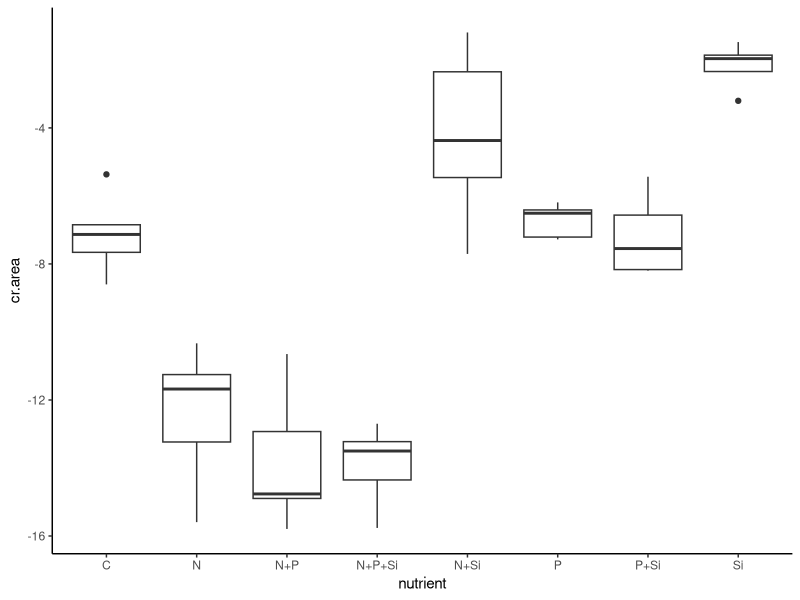
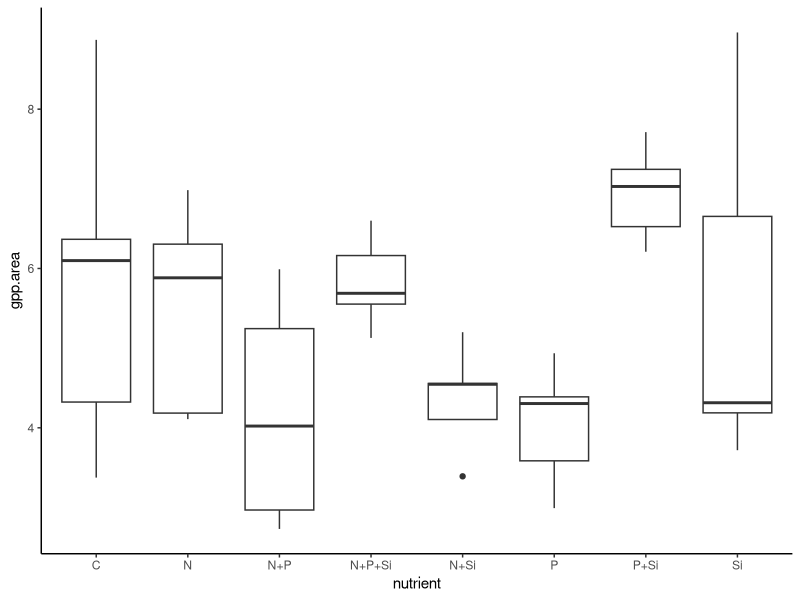
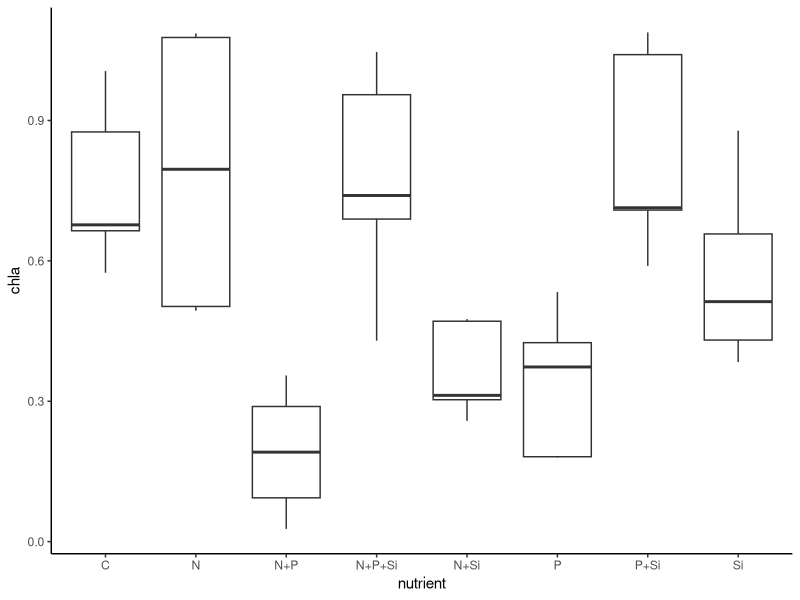
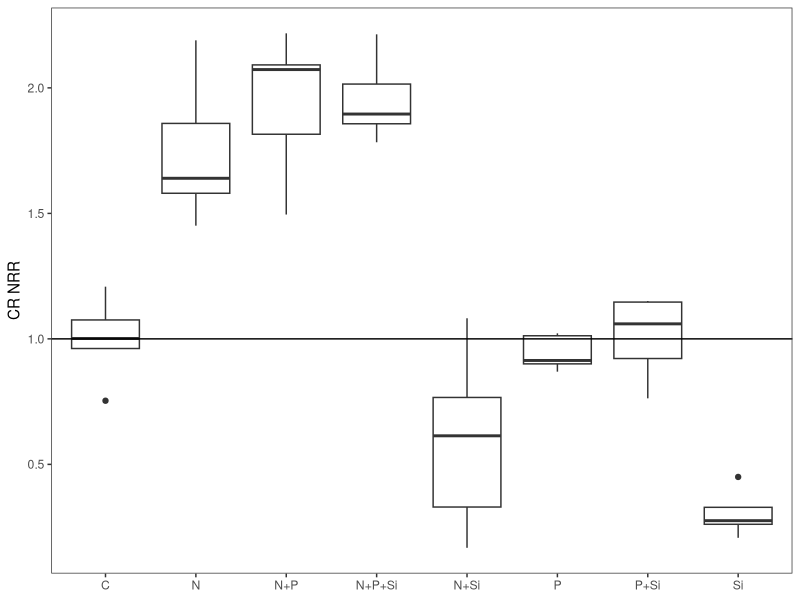
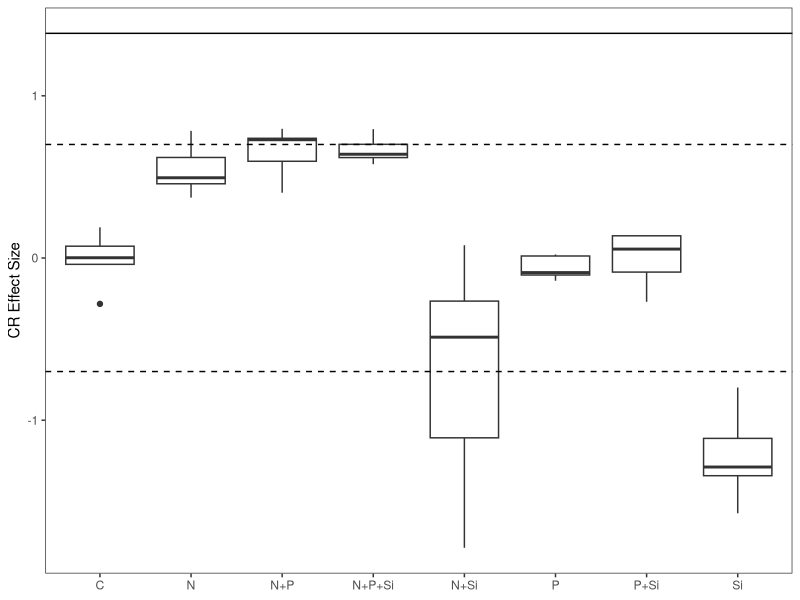
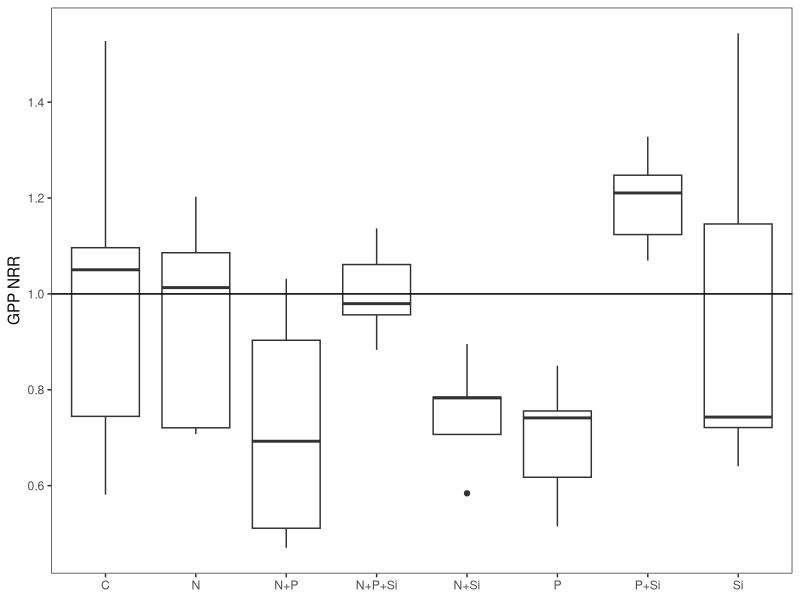
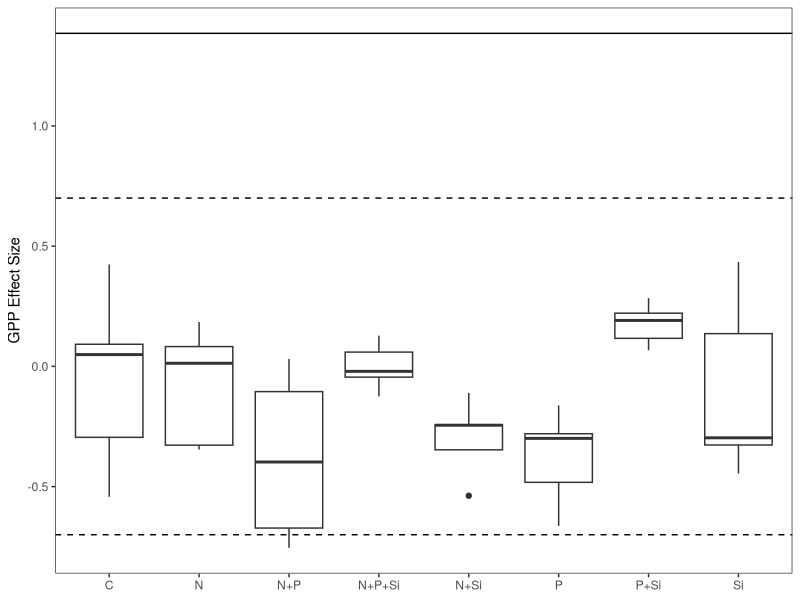
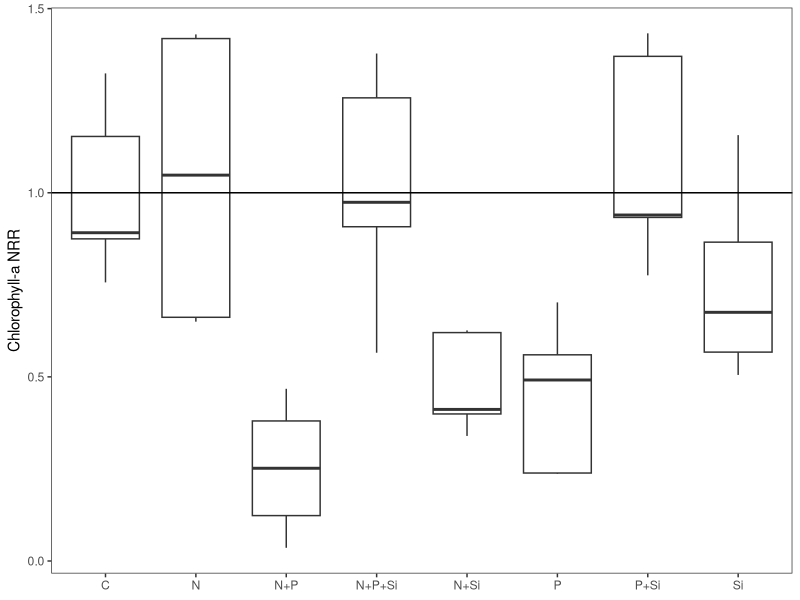

Recreate these plots in R, in order. (Note: this script raises an error after producing the figures.)
#Author:  Clay Arango
#Creation date: 10-Feb-19
#Script to analyze NDS data from Summer 2018 NDS work with S. Roley and A. Alexiades

#packages
install.packages("nlme")
install.packages("nortest")
install.packages("plyr")
install.packages("dplyr")
install.packages("multcomp")
install.packages("MASS")
install.packages("ggplot2")
library(nlme)
library(nortest)
library(plyr)
library(dplyr)
library(multcomp)
library(MASS)
library(ggplot2)

#Load data

cle_fall <- read.table(file="cle_fall.csv", header=T, sep=",")

#set variable
d = cle_fall

#evaluate data to make sure factors are correct
names(d)

unique(d$nutrient) #control, N, NP, NPSi, NSi, P, PSi, Si
unique(d$N) #should be 0 and 1
unique(d$P) #should be 0 and 1
unique(d$Si) #should be 0 and 1
unique(d$top) #should be "sponge" and "glass"
#if need to change, use recode function below. 
d$top<-recode(d$top, "cellulose" = "sponge")
str(d)

#convert N and P and Si values (0 or 1 for absence or presence) to factors
d$N<-as.factor(d$N)
d$P<-as.factor(d$P)
d$Si<-as.factor(d$Si)
str(d)

#subset data into gpp and cr response
d.cr = subset(d, top=="sponge", data=d)
d.gpp = subset(d, top=="glass", data=d)

#check for outliers and check data entry before calculating CR-NRR
ggplot(d.cr, aes(x=nutrient, y=cr.area)) + geom_boxplot() + theme_classic()
#looks OK
#missing CC8 due to NA

#calculate nrr for cr
x<-ddply(d.cr, "nutrient", summarise, ave_cr = mean(cr.area, na.rm=T)) 
x
d.cr$cr.nrr = d.cr$cr.area/-7.121497 #divide by control ave_cr

#check for outliers and check data entry before calculating GPP- and chla-NRR
ggplot(d.gpp, aes(x=nutrient, y=gpp.area)) + geom_boxplot() + theme_classic()
#looks OK
#missing AA8 due to lost in field
ggplot(d.gpp, aes(x=nutrient, y=chla)) + geom_boxplot() + theme_classic()
#looks OK
#missing AA8 due to lost in field

#calculate nrr for gpp and chla
x<- ddply(d.gpp, "nutrient", summarise, ave_gpp = mean(gpp.area, na.rm=T), ave_chla = mean(chla, na.rm=T)) 
x
d.gpp$gpp.nrr = d.gpp$gpp.area/5.806643 #divide by control ave_gpp
d.gpp$chla.nrr = d.gpp$chla/0.7594258 #divide by control ave_chla
#use to exclude outliers
#x1<- ddply(subset(d.gpp, !(nds.id=="F6")), "nutrient", summarise, ave_chla = mean(chla, na.rm=T)) 
#x1
#d.gpp$chla.nrr_1<-d.gpp$chla_ug_cm2/2.700340

#combine into one file and export
d.cr$chla.nrr<-NA
#d.cr$chla.nrr_1<-NA#for excluded outliers
d.cr$gpp.nrr<-NA
d.gpp$cr.nrr<-NA
d.nrr<-rbind(d.cr, d.gpp)
d.nrr$site.date<-"cle_fall"
d.nrr$gpp.es<-log(d.nrr$gpp.nrr)
d.nrr$cr.es<-log(d.nrr$cr.nrr)
d.nrr$chla.es<-log(d.nrr$chla.nrr)

write.table(d.nrr, "cle_fall_nrr.csv",  sep=",", quote=F, row.names =F)

###############
#plots of NRR
##############
ggplot(data=subset(d.cr, !(nutrient=="control")), aes(x=nutrient, y=cr.nrr))+geom_boxplot()+theme_bw()+
  ylab("CR NRR")+geom_abline(slope = 0, intercept = 1)+
  theme(axis.title.x=element_blank(), panel.grid.minor=element_blank(), panel.grid.major=element_blank())
#N limitation, possible Si inhibition

ggplot(data=subset(d.nrr, (top=="sponge")), aes(x=nutrient, y=cr.es))+geom_boxplot()+theme_bw()+
  ylab("CR Effect Size")+geom_hline(yintercept = 0.7, lty="dashed")+ geom_hline(yintercept = -0.7, lty="dashed")+
  geom_hline(yintercept = 1.385)+
  theme(axis.title.x=element_blank(), panel.grid.minor=element_blank(), panel.grid.major=element_blank())
#nothing over 1.385, so no significance?


ggplot(data=subset(d.gpp, !(nutrient=="control")), aes(x=nutrient, y=gpp.nrr))+geom_boxplot()+theme_bw()+
  ylab("GPP NRR")+geom_abline(slope = 0, intercept = 1)+
  theme(axis.title.x=element_blank(), panel.grid.minor=element_blank(), panel.grid.major=element_blank())
#possible P+Si co-limitation, but likely no limitation

ggplot(data=subset(d.nrr, top =="glass"),aes(x=nutrient, y=gpp.es))+geom_boxplot()+theme_bw()+
  ylab("GPP Effect Size")+geom_hline(yintercept = 0.7, lty="dashed")+
  geom_hline(yintercept = -0.7, lty="dashed")+ geom_hline(yintercept = 1.385)+
  theme(axis.title.x=element_blank(), panel.grid.minor=element_blank(), panel.grid.major=element_blank())
#nothing over 1.385 so no significance?

ggplot(data=subset(d.gpp, !(nutrient=="control")), aes(x=nutrient, y=chla.nrr))+geom_boxplot()+theme_bw()+
  ylab("Chlorophyll-a NRR")+geom_abline(slope = 0, intercept = 1)+ 
  theme(axis.title.x=element_blank(), panel.grid.minor=element_blank(), panel.grid.major=element_blank())
#no limitation, possible Si inhibition

ggplot(data=subset(d.nrr, (top=="glass")), aes(x=nutrient, y=chla.es))+geom_boxplot()+theme_bw()+
  ylab("Chla Effect Size")+ geom_hline(yintercept = 0.7, lty="dashed")+ geom_hline(yintercept = -0.7, lty="dashed")+    
  geom_hline(yintercept = 1.385)+
  theme(axis.title.x=element_blank(), panel.grid.minor=element_blank(), panel.grid.major=element_blank())

##########
#NRR Summary Files
#########

GPP_sum<-ddply(d.gpp, "nutrient", summarise, ave_nrr.gpp=mean(gpp.nrr, na.rm=T), sd_nrr.gpp=sd(gpp.nrr, na.rm=T), 
               se_nrr.gpp =(sd(gpp.nrr)/sqrt(sum(!is.na(gpp.nrr)))), 
               ci95_nrr.gpp = (1.96*(sd(gpp.nrr)/sqrt(sum(!is.na(gpp.nrr))))),
               ave_nrr.chla=mean(chla.nrr, na.rm=T), sd_nrr.chla=sd(chla.nrr, na.rm=T), 
               se_nrr.chla =(sd(chla.nrr)/sqrt(sum(!is.na(chla.nrr)))), 
               ci95_nrr.chla = (1.96*(sd(chla.nrr)/sqrt(sum(!is.na(chla.nrr))))))
CR_sum<-ddply(d.cr, "nutrient", summarise, ave_nrr.cr=mean(cr.nrr, na.rm=T), sd_nrr.cr=sd(cr.nrr, na.rm=T), 
              se_nrr.cr =(sd(cr.nrr)/sqrt(sum(!is.na(cr.nrr)))), 
              ci95_nrr.cr = (1.96*(sd(cr.nrr)/sqrt(sum(!is.na(cr.nrr))))))

#now combine into one and export
d.sum<-merge(GPP_sum, CR_sum, by="nutrient")
d.sum$site_date<-"cle_fall"
write.table(d.sum, "cle_fall_summ.csv",  sep=",", quote=F, row.names=F)

############################################################
#analyze RESPIRATION data
############################################################

M1<-gls(cr.area~N*P*Si, data=d.cr, na.action=na.omit)
E1<-residuals(M1)
qqnorm(E1)
qqline(E1)
ad.test(E1)
   #residuals are normally distributed
hist(E1)  
plot(M1)

plot(filter(d.cr, !is.na(cr.area)) %>% dplyr::select(nutrient), 
     E1, xlab="nutrient", ylab="Residuals")
bartlett.test(cr.area~nutrient, data=d.cr)
   #variance test is ok

anova(M1)

##########################################################
#do multiple 2 way ANOVAs to improve our ability to interpret
##########################################################
#N and P
xx = na.omit(subset(d.cr, select = c(N,P,cr.area)))
interaction.plot(xx$N, xx$P, xx$cr.area*-1)

#N and Si
xx = na.omit(subset(d.cr, select = c(N,Si,cr.area)))
interaction.plot(xx$N, xx$Si, xx$cr.area*-1)

#P and Si
xx = na.omit(subset(d.cr, select = c(P,Si,cr.area)))
interaction.plot(xx$P, xx$Si, xx$cr.area*-1)

##########################################################
##########################################################  

x <- group_by(d.cr, nutrient) %>%  # Grouping function causes subsequent functions to aggregate by season and reach
  summarize(cr.mean = abs(mean(cr.area, na.rm = TRUE)), # na.rm = TRUE to remove missing values
            cr.sd=abs(sd(cr.area, na.rm = TRUE)),  # na.rm = TRUE to remove missing values
            n = sum(!is.na(cr.area)), # of observations, excluding NAs. 
            cr.se=cr.sd/sqrt(n))

ggplot(data=x, aes(x=nutrient, y=cr.mean)) + 
  geom_bar(stat="identity", position=position_dodge(), color = "black") + 
  geom_errorbar(aes(ymin=cr.mean, ymax=cr.mean+cr.se), width=0.2, 
                position=position_dodge(0.9)) + 
  xlab("Nutrient") +
  ylab(expression(Respiration~(ug~O[2]~m^{-2}~h^{-1}))) +
  ylim(0,20) +
  labs(fill="Light") +
  theme_bw() +
  theme(panel.grid.major=element_blank(),
        panel.grid.minor=element_blank(),
        legend.title=element_text(size=6),
        legend.key=element_blank(), 
        legend.position=c(0.5,0.95), 
        legend.text=element_text(size=8), 
        legend.background=element_blank(), 
        legend.direction="horizontal", 
        legend.key.size=unit(0.3, "cm"), 
        axis.title.y=element_text(size=8), 
        axis.title.x=element_text(size=8), 
        axis.text.x=element_text(size=8))

#ggsave('output/figures/Ring_fall.tiff',
#       units="in",
#       width=3.25,
#       height=3.25,
#       dpi=1200,
#       compression="lzw")

#summarize nrr
x <- group_by(d.cr, nutrient) %>%  # Grouping function causes subsequent functions to aggregate by season and reach
  summarize(cr.mean = abs(mean(cr.nrr, na.rm = TRUE)), # na.rm = TRUE to remove missing values
            cr.sd=abs(sd(cr.nrr, na.rm = TRUE)),  # na.rm = TRUE to remove missing values
            n = sum(!is.na(cr.nrr)), # of observations, excluding NAs. 
            cr.se=cr.sd/sqrt(n))

############################################################
#analyze the PRODUCTION data
############################################################

M1<-gls(gpp.area~N*P*Si, data=d.gpp, na.action=na.omit) 
E1<-residuals(M1)
qqnorm(E1)
qqline(E1)
ad.test(E1)
   #residuals are normal, p=0.2184

hist(E1, xlab="residuals", main="")
plot(M1)

plot(filter(d.gpp, !is.na(gpp.area)) %>% dplyr::select(nutrient), 
     E1, xlab="nutrient", ylab="Residuals")
bartlett.test(gpp.area~nutrient, data=d.gpp)
   #variance is not equal, but p=0.03388

anova(M1)
  
x <- group_by(d.gpp, nutrient) %>%  # Grouping function causes subsequent functions to aggregate by season and reach
  summarize(gpp.mean = abs(mean(gpp.area, na.rm = TRUE)), # na.rm = TRUE to remove missing values
            gpp.sd=abs(sd(gpp.area, na.rm = TRUE)),  # na.rm = TRUE to remove missing values
            n = sum(!is.na(gpp.area)), # of observations, excluding NAs. 
            gpp.se=gpp.sd/sqrt(n))

ggplot(data=x, aes(x=nutrient, y=gpp.mean)) + 
  geom_bar(stat="identity", position=position_dodge(), color = "black") + 
  geom_errorbar(aes(ymin=gpp.mean, ymax=gpp.mean+gpp.se), width=0.2, 
                position=position_dodge(0.9)) + 
  xlab("Nutrient") +
  ylab(expression(Production~(ug~O[2]~m^{-2}~h^{-1}))) +
  labs(fill="Light") +
  theme_bw() +
  theme(panel.grid.major=element_blank(),
        panel.grid.minor=element_blank(), 
        legend.title=element_text(size=6), 
        legend.key=element_blank(),  
        legend.position=c(0.5,0.95),  
        legend.text=element_text(size=8),  
        legend.background=element_blank(),  
        legend.direction="horizontal",  
        legend.key.size=unit(0.3, "cm"),  
        axis.title.y=element_text(size=8),  
        axis.title.x=element_text(size=8),  
        axis.text.x=element_text(size=8))

#ggsave('output/figures/gppByNutrient.tiff',
#       units="in",
#       width=3.25,
#       height=3.25,
#       dpi=1200,
#       compression="lzw")

#summarize nrr
x <- group_by(d.gpp, nutrient) %>%  # Grouping function causes subsequent functions to aggregate by season and reach
  summarize(gpp.mean = abs(mean(gpp.nrr, na.rm = TRUE)), # na.rm = TRUE to remove missing values
            gpp.sd=abs(sd(gpp.nrr, na.rm = TRUE)),  # na.rm = TRUE to remove missing values
            n = sum(!is.na(gpp.nrr)), # of observations, excluding NAs. 
            gpp.se=gpp.sd/sqrt(n))

############################################################
#analyze the CHL-A biomass on disks

M1<-gls(chla~N*P*Si, data=d.gpp, na.action=na.omit) 
E1<-residuals(M1)
qqnorm(E1)
qqline(E1)
ad.test(E1)
#residuals are normal, p=0.1565

hist(E1, xlab="residuals", main="")
plot(M1)

plot(filter(d.gpp, !is.na(gpp.area)) %>% dplyr::select(nutrient), 
     E1, xlab="nutrient", ylab="Residuals")
bartlett.test(chla~nutrient, data=d.gpp)
#variance is equal, p=0.6731

anova(M1)

##########################################################
#do multiple 2 way ANOVAs to improve our ability to interpret
##########################################################
#N and P
xx = na.omit(subset(d.gpp, select = c(N,P,chla)))
interaction.plot(xx$N, xx$P, xx$chla)

#N and Si
xx = na.omit(subset(d.gpp, select = c(N,Si,chla)))
interaction.plot(xx$N, xx$Si, xx$chla)

#P and Si
xx = na.omit(subset(d.gpp, select = c(P,Si,chla)))
interaction.plot(xx$P, xx$Si, xx$chla)


##########################################################
#Analyze chl-a by removing all Si treatments
##########################################################
d.gppNoSi = subset(d.gpp, Si==0)

M1<-gls(chla~N*P, data=d.gppNoSi, na.action=na.omit)
E1<-residuals(M1)
qqnorm(E1)
qqline(E1)
ad.test(E1)
#residuals look good (p=0.58)
hist(E1)
plot(M1)

bartlett.test(chla~nutrient, data=d.gpp)
#data look good p=0.6731

anova(M1)

#Interpret Interaction
#N and P
xx = na.omit(subset(d.gppNoSi, select = c(N,P,chla)))
interaction.plot(xx$N, xx$P, xx$chla)

#P inhibition
